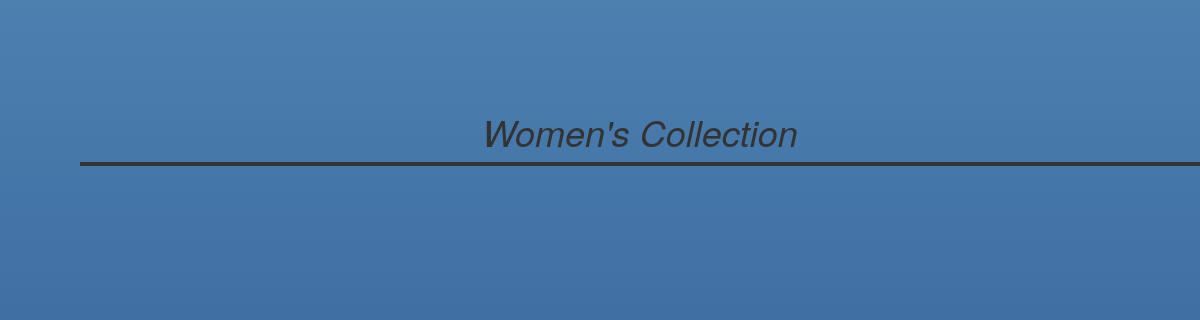
The page /catalogue.php on the database as committed earlier.
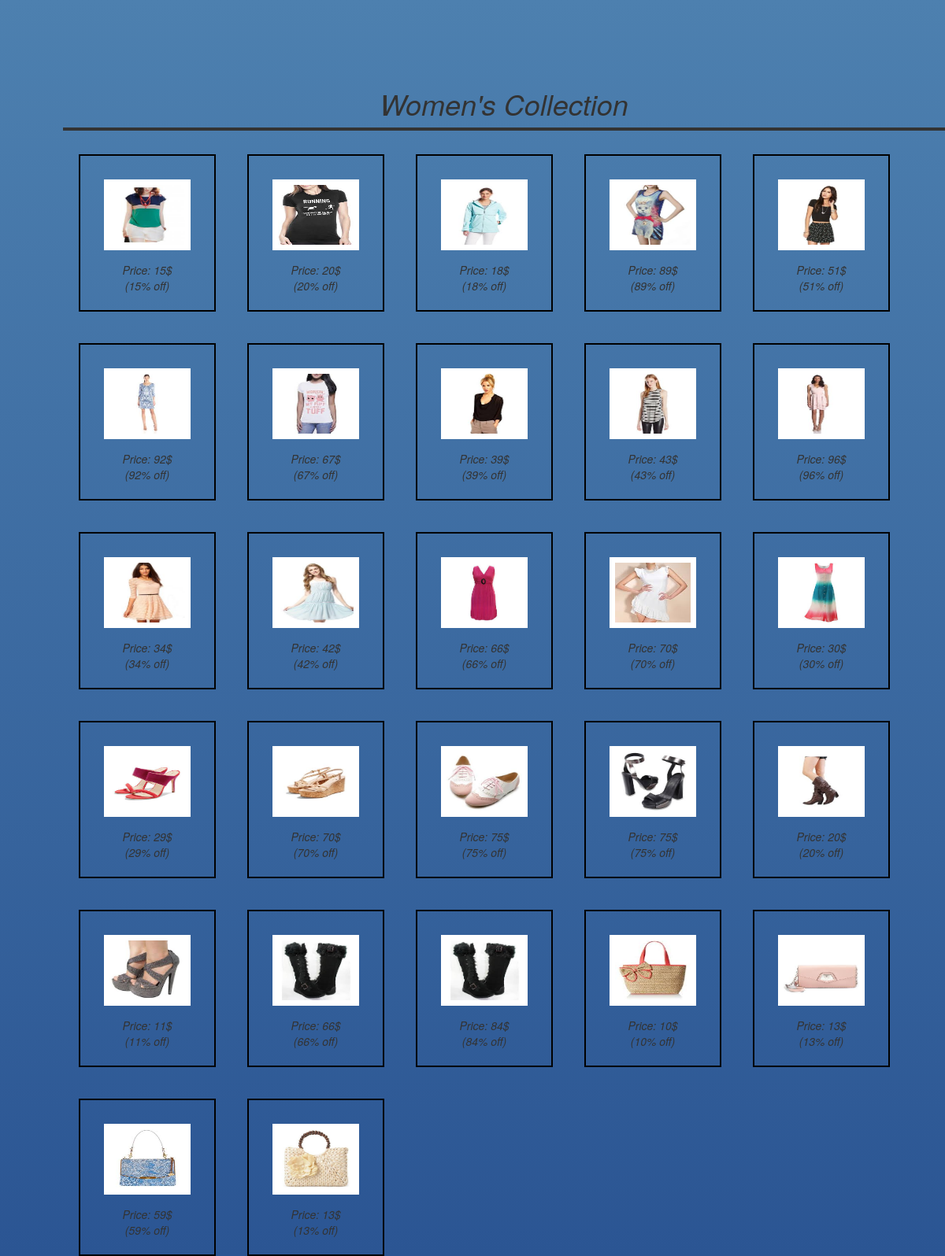
The same page on the database as committed later.
### tables this page shows
CREATE TABLE `ArticalData` (
`id` int(11) NOT NULL,
  `Name` varchar(50) NOT NULL,
  `Price` int(11) NOT NULL,
  `Quantity` int(11) NOT NULL,
  `Image` varchar(255) NOT NULL
);

### php_modules/modules.php (the view, shortened to what this page needs)
<?php
function catalogeDisplay()
{
    $con = connect();
    $query = "select * from ArticalData";
    $result = $con->query($query);
    while($row = mysqli_fetch_row($result))
    {
           echo ' <div class="img">
				 <a target="_blank" href="catalogue.htm"><img src="images/'.$row[4].'" alt="2" width="110" height="90"></a>
				 <div class="desc">Price: '.$row[2].'$ <br> ('.$row[2].'% off)</div>
			</div>';
    }
}
?>

### catalogue.php (shortened to what this page needs)
<?php
include 'php_modules/modules.php';
?>
<!DOCTYPE html>
<html>
	<head>
		<link href="//maxcdn.bootstrapcdn.com/bootstrap/3.2.0/css/bootstrap.min.css" rel="stylesheet">
		<link href="styles/catalogue.css" rel="stylesheet">
	</head>
		<body bgcolor = "#6495ed">
		<h1><i><center>Women's Collection<i></h1><p class = "one"></p>
            <?php  catalogeDisplay();  ?>
		</body>
</html>

### styles/catalogue.css (style rules this page uses)
html { height: 100%; margin-left:80px; }
body { background-color:#3c6aa1; background:-webkit-gradient(linear,100% 50%,0% 50%,color-stop(0%,#4d80af),color-stop(100%,#2b5593)); background:-webkit-linear-gradient(top,#4d80af 0,#2b5593 100%); background:-moz-linear-gradient(top,#4d80af 0,#2b5593 100%); background:-o-linear-gradient(top,#4d80af 0,#2b5593 100%); background:linear-gradient(top,#4d80af 0,#2b5593 100%); background:-ms-linear-gradient(top,#4d80af 0,#2b5593 100%); margin-top: 10%; }
div.img { margin: 20px; padding: 20px; height:200px; border: 2px solid #000000; height: 30; width: auto; float: left; text-align: center; }
div.img img { display: inline; margin: 10px; border: 7px solid #ffffff; }
div.desc { text-align: center; font-weight: normal; width: 120px; margin: 5px; }
p.one { border-style: solid; border-width: 2px; }

Rows that differ between the two databases and show on the page:
added articaldata: Image (picture), Price "15"
added articaldata: Image (picture), Price "20"
added articaldata: Image (picture), Price "18"
added articaldata: Image (picture), Price "89"
added articaldata: Image (picture), Price "51"
added articaldata: Image (picture), Price "92"
added articaldata: Image (picture), Price "67"
added articaldata: Image (picture), Price "39"
added articaldata: Image (picture), Price "43"
added articaldata: Image (picture), Price "96"
added articaldata: Image (picture), Price "34"
added articaldata: Image (picture), Price "42"
added articaldata: Image (picture), Price "66"
added articaldata: Image (picture), Price "70"
added articaldata: Image (picture), Price "30"
added articaldata: Image (picture), Price "29"
added articaldata: Image (picture), Price "70"
added articaldata: Image (picture), Price "75"
added articaldata: Image (picture), Price "75"
added articaldata: Image (picture), Price "20"
added articaldata: Image (picture), Price "11"
added articaldata: Image (picture), Price "66"
added articaldata: Image (picture), Price "84"
added articaldata: Image (picture), Price "10"
added articaldata: Image (picture), Price "13"
added articaldata: Image (picture), Price "59"
added articaldata: Image (picture), Price "13"
